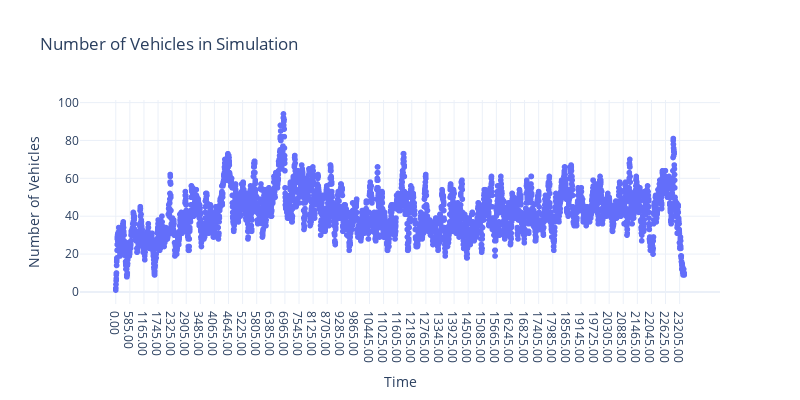

Notebook source saved alongside this figure:
### Code cell
import plotly.express as px



# scatter plot with lines and markers
px.scatter(
    df,
    x="time",
    y="vehicle",
    title="Number of Vehicles in Simulation",
    labels={"vehicle": "Number of Vehicles", "time": "Time"},
    template="plotly_white",
    width=800,
    height=400,
)

### Figure 1 — Plotly figure (JSON) as saved in the notebook; plotly's stock layout.template omitted (floating-point values rounded to 4 significant figures; data arrays with more than 128 entries replaced by an {"elided": "..."} marker saying what was removed)
{"data": [{"hovertemplate": "Time=%{x}<br>Number of Vehicles=%{y}<extra></extra>", "legendgroup": "", "marker": {"color": "#636efa", "symbol": "circle"}, "mode": "markers", "name": "", "showlegend": false, "type": "scattergl", "x": {"elided": "4679 str values"}, "xaxis": "x", "y": {"elided": "4679 int values"}, "yaxis": "y"}], "layout": {"height": 400, "legend": {"tracegroupgap": 0}, "title": {"text": "Number of Vehicles in Simulation"}, "width": 800, "xaxis": {"anchor": "y", "domain": [0, 1], "title": {"text": "Time"}}, "yaxis": {"anchor": "x", "domain": [0, 1], "title": {"text": "Number of Vehicles"}}}}
